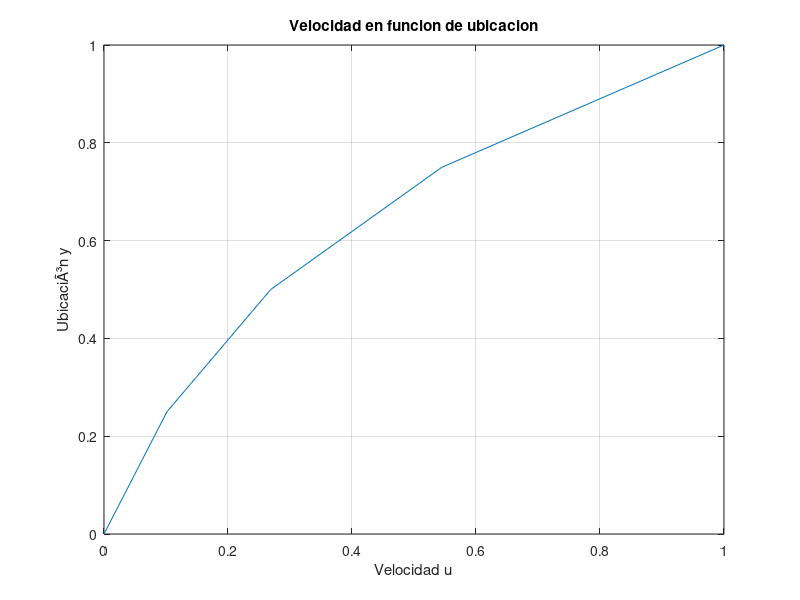
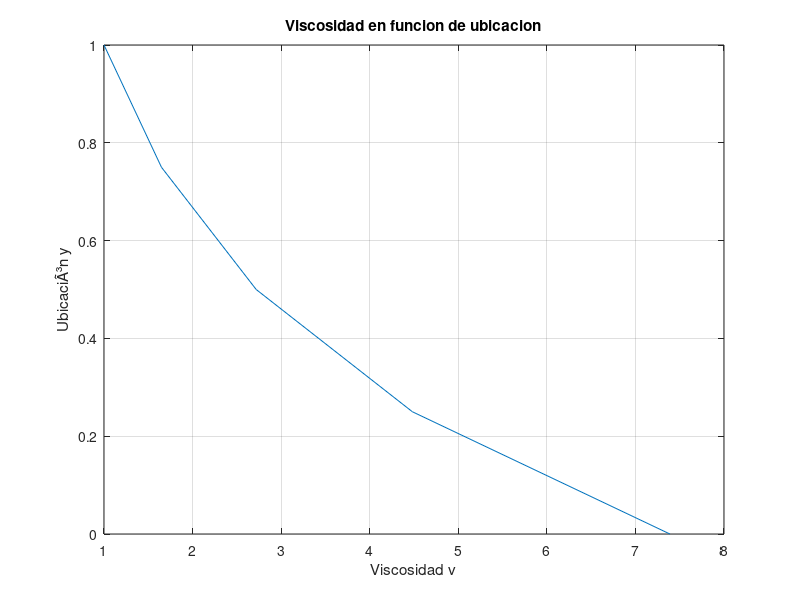

Here is the MATLAB script that generated these plots, in order:
close all
clear all
 
h = 1;
i = input('Numero de lineas: ');
dy = h/(i-1);
 
A = zeros(i-2,i-1);
 
for n=1:i-2
        y1 = dy*(n-0.5);
        y3 = dy*(n+0.5);
        v1 = exp(2*(1-(y1/h)));
        v3 = exp(2*(1-(y3/h)));
        
        if n==1
            A(n,n) = -(v1+v3);
            A(n,n+1) = v3;
        end
        
        if n~=1
            A(n,n-1) = v1;
            A(n,n) = -(v1+v3);
            A(n,n+1) = v3;
        end
end
 
B = -1*A(1:i-2,i-1);
A = A(1:i-2,1:i-2);
 
x1 = A\B;
x2 = zeros(i,1);
x2(2:i-1,:)=x1;
x2(i)=1
 
% Analytical solution
 
e=zeros(i,1);
y=0;
for n=1:i
    e(n,1) = (exp(2*(y/h))-1)/(exp(2)-1);
    y=y+dy;
end
 
e
 
% Viscosidad
 
v=zeros(i,1);
y=0;
for n=1:i
    v(n,1) = exp(2*(1-(y/h)));
    y=y+dy;
end
 
% Plot
 
figure
x = x2;
y = linspace(0,h,i);
plot(x,y)
title('Velocidad en funcion de ubicacion')
xlabel('Velocidad u')
ylabel('UbicaciÃ³n y')
grid on
 
figure
x = v;
y = linspace(0,h,i);
plot(x,y)
title('Viscosidad en funcion de ubicacion')
xlabel('Viscosidad v')
ylabel('UbicaciÃ³n y')
grid on
 
%-------------------------------------------------------------------------------------------------------
%Matriz C
%C = [-10.105 4.055 0 0;4.055 -6.773 2.718 0;0 2.718 -4.54 1.822;0 0 1.822 -3.044];
 
%Vector D tipo columna
%D = [0;0;0;-1.221];
 
% Division de la izquierda C * x2 = D
%x2 = C\D;
